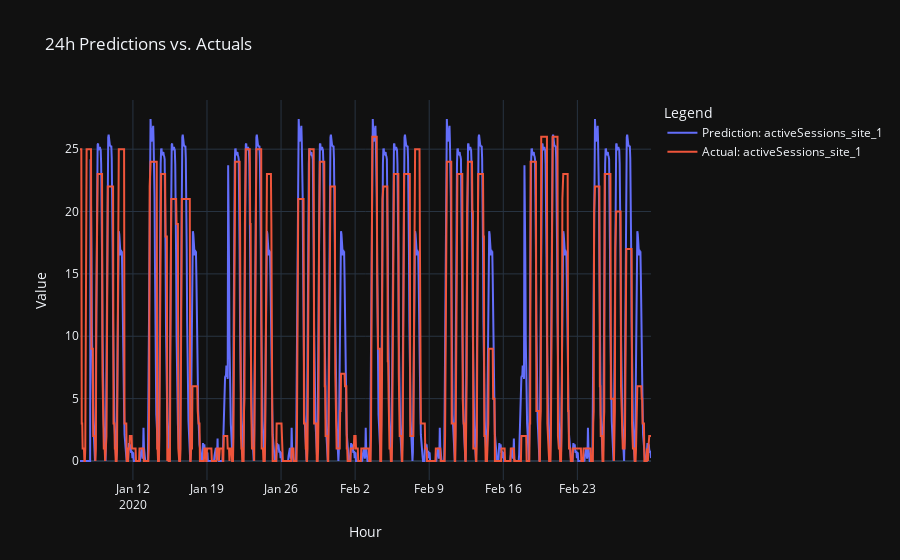
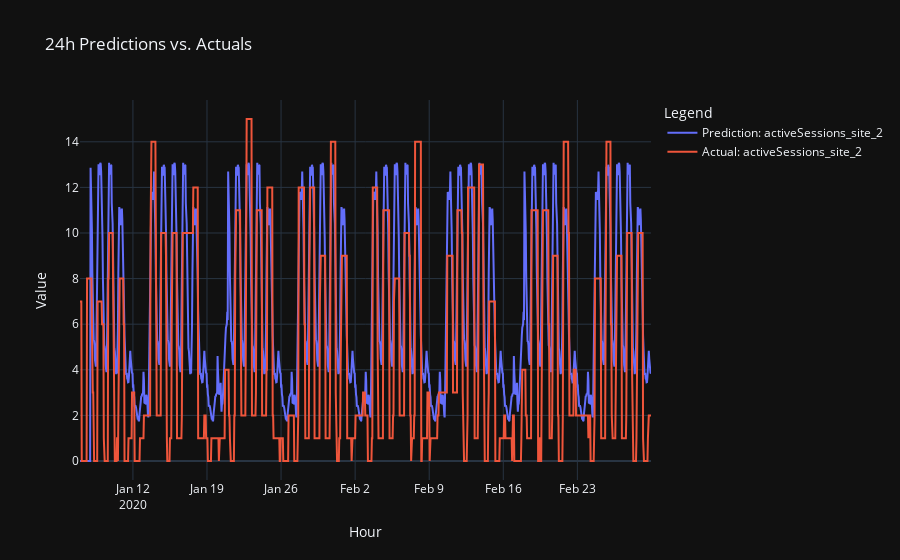

Notebook source saved alongside these figures, in order:
### Markdown cell above
## Analysis and visualization

After training, the model is evaluated on the test data and the predictions are compared with the actual values. The following graphic shows the results for the "Active Sessions" at Site 1 and 2:

### Code cell
import torch
import numpy as np
import pandas as pd
import plotly.graph_objects as go
from torch.utils.data import DataLoader

from src.models.lstm import input_columns
from src.models.lstm_24h_v2 import UtilizationPredictor, PowerDataset

def prepare_24h_batches(df, start_hour=4):
    """
    Teilt das Dataset in 24-Stunden-Abschnitte auf, beginnend bei `start_hour`.
    """
    df['hour_of_day'] = df['hour'].dt.hour
    start_indices = df[df['hour_of_day'] == start_hour].index

    batches = []
    for start_idx in start_indices:
        if start_idx + 24 <= len(df):
            batch = df.iloc[start_idx:start_idx + 24]
            batches.append(batch)

    return batches

def generate_plots_for_24h_predictions(
        ckpt_path: str,
        test_batches,
        target_columns,
        input_columns,
        device: str = "cpu"
):
    """
    Macht Vorhersagen für 24h-Batches und erstellt ein gemeinsames Diagramm.
    """
    # Modell vom Checkpoint laden
    model = UtilizationPredictor.load_from_checkpoint(ckpt_path)
    model.to(device)
    model.eval()

    # Initialisierung für alle Predictions und Stunden
    all_predictions = []
    all_actuals = []
    all_hours = []

    # Vorhersagen pro Batch
    with torch.no_grad():
        for batch in test_batches:
            # Daten vorbereiten
            input_data = batch[input_columns].values
            targets = batch[target_columns].values
            hours = batch["hour"].values

            # Batch in Tensor konvertieren
            input_tensor = torch.tensor(input_data, dtype=torch.float32).unsqueeze(0).to(device)
            target_tensor = torch.tensor(targets, dtype=torch.float32).unsqueeze(0).to(device)

            # Modellvorhersagen
            predictions = model(input_tensor).cpu().numpy()

            # Ergebnisse sammeln
            all_predictions.append(predictions[0])  # Batch (24, num_targets)
            all_actuals.append(targets)  # (24, num_targets)
            all_hours.append(hours)  # (24,)

    # DataFrames erstellen
    all_predictions = np.concatenate(all_predictions, axis=0)
    all_actuals = np.concatenate(all_actuals, axis=0)
    all_hours = np.concatenate(all_hours, axis=0)

    # 24h Verschiebung umsetzen
    shifted_predictions = np.zeros_like(all_predictions)  # Initialisiere leeren Array
    shifted_predictions[24:] = all_predictions[:-24]      # Verschiebe um 24 Stunden

    col_pred = [f"pred_{col}" for col in target_columns]
    col_act = [f"actual_{col}" for col in target_columns]

    df_predictions = pd.DataFrame(shifted_predictions, columns=col_pred)
    df_actuals = pd.DataFrame(all_actuals, columns=col_act)
    df_combined = pd.concat([df_predictions, df_actuals], axis=1)
    df_combined['hour'] = all_hours

    #plot_active_sessions_site_1(df_combined)

    # Figure for active sessions on site 1
    fig = go.Figure()
    for col in ['activeSessions_site_1']:
        fig.add_trace(go.Scatter(
            x=df_combined["hour"],
            y=df_combined[f"pred_{col}"],
            mode="lines",
            name=f"Prediction: {col}"
        ))
        fig.add_trace(go.Scatter(
            x=df_combined["hour"],
            y=df_combined[f"actual_{col}"],
            mode="lines",
            name=f"Actual: {col}"
        ))

    fig.update_layout(
        title="24h Predictions vs. Actuals",
        xaxis_title="Hour",
        yaxis_title="Value",
        legend_title="Legend"
    )
    fig.show()

    # Figure for active sessions on site 2
    fig = go.Figure()
    for col in ['activeSessions_site_2']:
        fig.add_trace(go.Scatter(
            x=df_combined["hour"],
            y=df_combined[f"pred_{col}"],
            mode="lines",
            name=f"Prediction: {col}"
        ))
        fig.add_trace(go.Scatter(
            x=df_combined["hour"],
            y=df_combined[f"actual_{col}"],
            mode="lines",
            name=f"Actual: {col}"
        ))

    fig.update_layout(
        title="24h Predictions vs. Actuals",
        xaxis_title="Hour",
        yaxis_title="Value",
        legend_title="Legend"
    )
    fig.show()

    # Save the plot
    #fig.write_html("output/24h_predictions.html")

import matplotlib.pyplot as plt

# Function to create a non-interactive plot for active sessions on site 1
def plot_active_sessions_site_1(df_combined):
    # Extract active sessions data for site 1
    hours = df_combined["hour"]
    pred_active_sessions_site_1 = df_combined["pred_activeSessions_site_1"]
    actual_active_sessions_site_1 = df_combined["actual_activeSessions_site_1"]

    # Plot the data
    plt.figure(figsize=(10, 6))
    plt.plot(hours, pred_active_sessions_site_1, label="Prediction: Active Sessions (Site 1)", linestyle='-')
    plt.plot(hours, actual_active_sessions_site_1, label="Actual: Active Sessions (Site 1)", linestyle='-')

    # Add labels and title
    plt.title("Active Sessions on Site 1: Predictions vs Actuals")
    plt.xlabel("Hour")
    plt.ylabel("Active Sessions")
    plt.legend()
    plt.grid(True)
    plt.tight_layout()

    # Save the plot as a PNG file
    plt.savefig("output/active_sessions_site_1.png")
    plt.show()

if __name__ == "__main__":
    # --- Parameter ---
    target_columns = [
        'activeSessions_site_1',
        'activeSessions_site_2'
    ]
    input_columns = ['hour_sin', 'hour_cos', 'is_holiday', 'is_weekend', 'is_vacation']
    dummies = ['day_of_week_0', 'day_of_week_1', 'day_of_week_2', 'day_of_week_3', 'day_of_week_4', 'day_of_week_5', 'day_of_week_6']
    input_columns += dummies
    sequence_length = 24

    # Testdaten laden
    df_test = pd.read_csv("data/processed/test_dataset_shifted.csv", parse_dates=["hour"])

    df_test[input_columns] = df_test[input_columns].astype('float32')
    df_test[target_columns] = df_test[target_columns].astype('float32')

    # 24h-Batches vorbereiten
    test_batches = prepare_24h_batches(df_test, start_hour=0)

    # Checkpoint-Pfad
    ckpt_path = "models/24h-model-epoch=277-val_loss=12.57438.ckpt"

    # Vorhersagen und Plot generieren
    generate_plots_for_24h_predictions(
        ckpt_path=ckpt_path,
        test_batches=test_batches,
        target_columns=target_columns,
        input_columns=input_columns,
        device="cpu"
    )

### Figure 1 — Plotly figure (JSON) as saved in the notebook; plotly's stock layout.template omitted (floating-point values rounded to 4 significant figures; data arrays with more than 128 entries replaced by an {"elided": "..."} marker saying what was removed)
{"data": [{"mode": "lines", "name": "Prediction: activeSessions_site_1", "x": {"elided": "1296 str values"}, "y": {"elided": "1296 float values"}, "type": "scatter"}, {"mode": "lines", "name": "Actual: activeSessions_site_1", "x": {"elided": "1296 str values"}, "y": {"elided": "1296 float values"}, "type": "scatter"}], "layout": {"title": {"text": "24h Predictions vs. Actuals"}, "xaxis": {"title": {"text": "Hour"}}, "yaxis": {"title": {"text": "Value"}}, "legend": {"title": {"text": "Legend"}}}}

### Figure 2 — Plotly figure (JSON) as saved in the notebook; plotly's stock layout.template omitted (floating-point values rounded to 4 significant figures; data arrays with more than 128 entries replaced by an {"elided": "..."} marker saying what was removed)
{"data": [{"mode": "lines", "name": "Prediction: activeSessions_site_2", "x": {"elided": "1296 str values"}, "y": {"elided": "1296 float values"}, "type": "scatter"}, {"mode": "lines", "name": "Actual: activeSessions_site_2", "x": {"elided": "1296 str values"}, "y": {"elided": "1296 float values"}, "type": "scatter"}], "layout": {"title": {"text": "24h Predictions vs. Actuals"}, "xaxis": {"title": {"text": "Hour"}}, "yaxis": {"title": {"text": "Value"}}, "legend": {"title": {"text": "Legend"}}}}
